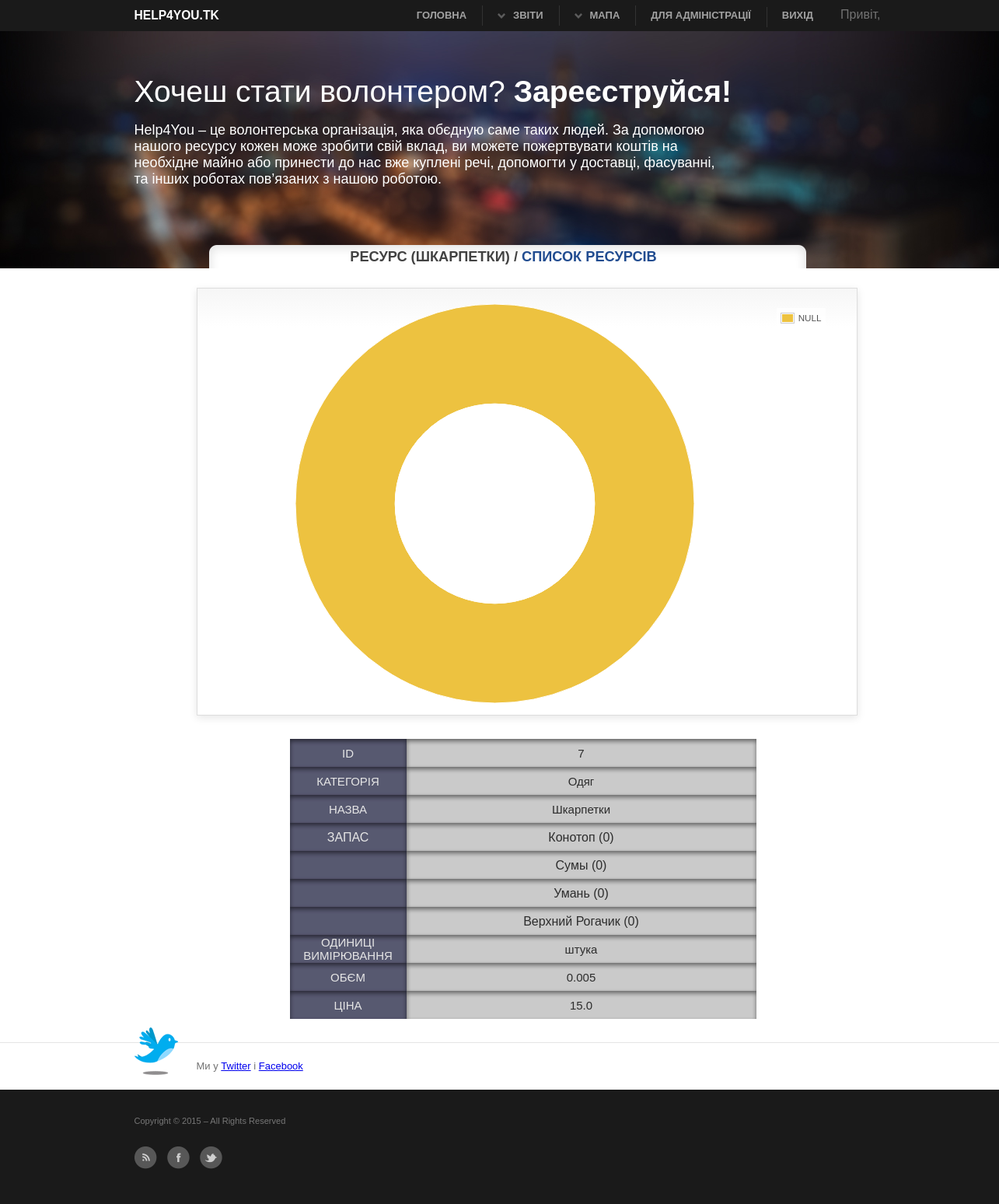
Before: /resource/grafik/7 (signed in) with the older database file.
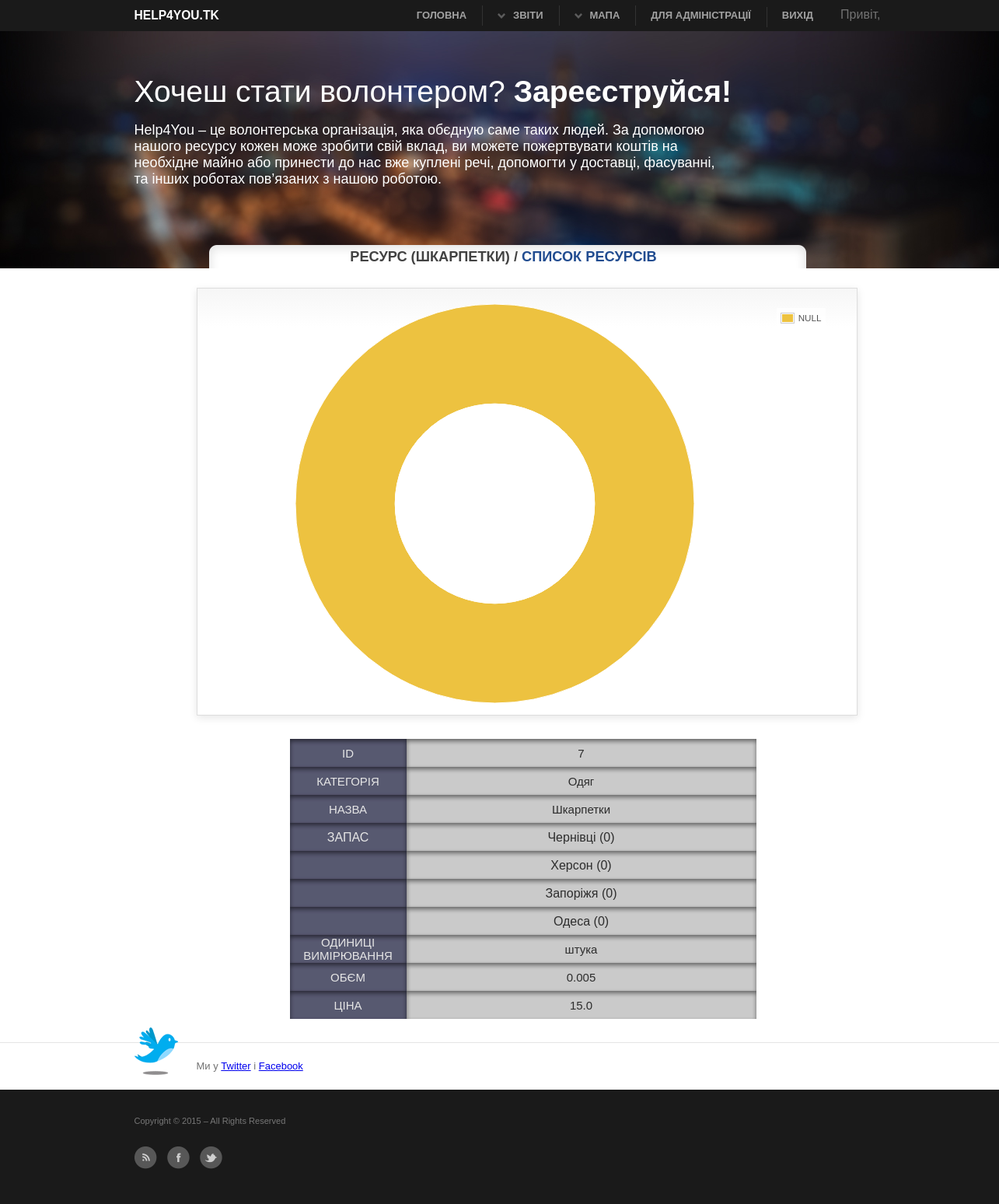
After: the same page with the newer database file.
### main/models.py (models this page shows, shortened)
class Resource(models.Model):
    category_resource = models.ForeignKey('CategoryResource',verbose_name=u'Категорія ресурса')
    name = models.CharField(max_length=30,verbose_name=u'Назва ресурсу')
    unit_of_mesure = models.CharField(max_length=30,verbose_name=u'Одиниця виміру')
    weight_one_unit = models.FloatField(verbose_name=u'Маса однієї одиниці', null=True)
    volume_of_one_unit = models.FloatField(verbose_name=u'Об"єм однієї одиниці')
    price_one_unit = models.FloatField(verbose_name=u'Ціна однієї одиниці')
    class Meta:
        verbose_name_plural = u'Ресурси'

class CategoryResource(models.Model):
    category = models.CharField(max_length=50, verbose_name=u'Категорія')
    class Meta:
        verbose_name_plural = u'Категорії ресурсів'
    def __unicode__(self):
        return self.category

class StoreHouse(models.Model):
    geography_point = models.OneToOneField('GeographyPoint', null=True, verbose_name=u'Географічна точка')
    volume = models.FloatField(verbose_name=u'Об"єм складу')
    rent = models.IntegerField(verbose_name=u'Ціна за м^2')
    free_volume = models.FloatField(blank=True, null=True, verbose_name=u'Вільний об"єм')
    class Meta:
        verbose_name_plural = u'Склади'
    def __unicode__(self):
        return u"%s" % self.geography_point.address

class GeographyPoint(models.Model):
    x = models.FloatField()
    y = models.FloatField()
    address = models.CharField(max_length=100)
    class Meta:
        verbose_name_plural = u'Географічні точки'

### main/views.py (the view)
# urls.py: url(r'^resource/grafik/(?P<pk>\d+)$',ResourceGrafikView.as_view(),name = 'grafik_resource'),
class ResourceGrafikView(ListView):
    template_name = 'grafik_resource.html'
    model = Resource
    context_object_name = 'Resource'
    @method_decorator(staff_member_required)
    def dispatch(self, request, *args, **kwargs):
        return super(ResourceGrafikView, self).dispatch(request, *args,**kwargs)
    def get_context_data(self, **kwargs):
        context = super(ResourceGrafikView, self).get_context_data(**kwargs)
        data = list()
        resource = Resource.objects.get(pk=self.kwargs.get('pk'))
        rescol = Resource.objects.all()
        store_houses = StoreHouse.objects.all()
        for store_house in store_houses:
            stocks = Stock.objects.filter(store_house = store_house, resource=resource)
            total_amount = 0
            for stock in stocks:
                total_amount += stock.amount
            data.append({
                'store_house': store_house,
                'total_amount': total_amount,
            })
        context.update({
            'data': data,
            'res': rescol,
            'select_res': resource,
        })
        return context

### main/templates/grafik_resource.html (shortened to what this page needs)
{% extends 'base.html' %}
{% block title %}
    <h3 class="title_list">Ресурс ({{ select_res.name }}) /  <a href="{% url 'list_resource' %}">Список ресурсів</a></h3>
{% endblock %}
{% block content %}
	    <div id="grafik">
		<div class="demo-container">
			<div id="placeholder" class="demo-placeholder"></div>
		</div>
	</div>
    <div id="view_tab">
    <table border="0">
    <tr>
        <td class="lef">ID</td>
        <td class="ri">{{select_res.pk}}</td>
    </tr>
    <tr>
        <td class="lef">КАТЕГОРІЯ</td>
        <td class="ri">{{ select_res.category_resource }}</td>
    </tr>
    <tr>
        <td class="lef">НАЗВА</td>
        <td class="ri">{{ select_res.name }}</td>
    </tr>
    <tr>
        <td class="lef_v"><p class="trrt">ЗАПАС</p></td>
        <td class="ri_v">
        {% for item in data %}
             <p class="kind_res">{{ item.store_house }} ({{ item.total_amount }})</p>
            {% endfor %}
        </td>
    </tr>
    <tr>
        <td class="lef">ОДИНИЦІ ВИМІРЮВАННЯ</td>
        <td class="ri">{{select_res.unit_of_mesure }}</td>
    </tr>
     <tr>
        <td class="lef">ОБЄМ</td>
        <td class="ri">{{ select_res.volume_of_one_unit }}</td>
    </tr>
    <tr>
        <td class="lef">ЦІНА</td>
        <td class="ri">{{ select_res.price_one_unit }}</td>
    </tr>
  </table>
    </div>
{% endblock %}

### main/templates/base.html (shortened to what this page needs)
{% load staticfiles %}
<!DOCTYPE html>
<html >
<head>
<link rel="stylesheet" type="text/css" href="{% static 'main.css' %}"/>
<link rel="stylesheet" type="text/css" href="{% static 'examples.css' %}" >
<link rel="stylesheet" type="text/css" href="{% static 'print.css' %}" media="print"/>
  </head>
<body>
<div  id="site">
<header class="clearFix">
  <div class="wrap"> <a id="logo" href="/">Help4You.tk</a>
    <nav>
      <div id="nav"> <strong>Navigation</strong>
        <ul>
          <li class="active"> <a href="/">ГОЛОВНА</a> </li>
          <li class="parent"> <a href="#">ЗВІТИ</a>
          </li>
        <li class="parent"> <a href="#">МАПА</a>
          </li>
          <li> <a href="/admin">ДЛЯ АДМІНІСТРАції</a> </li>
            {% if user.is_authenticated %}
                <li><p  class="infoaboutuser">Привіт, {{ user.get_full_name }}</p> <a href="{% url 'logout' %}?next=/">Вихід</a> </li>
            {% else %}
                <li><a href="{% url 'login' %}">Вхід</a> </li>
            {% endif %}
        </ul>
      </div>
    </nav>
  </div>
</header>
<div id="intro">
  <div class="inner">
    <div align="center" id="test1">Если изображения не видно, обновите страницу</div >
    <div class="wrap clearFix">
     <h1>Хочеш стати волонтером? <strong>Зареєструйся!</strong></h1>
      <p class="top_text">Help4You – це волонтерська організація, яка обєдную саме таких людей. За допомогою нашого ресурсу кожен може зробити свій вклад, ви можете пожертвувати коштів на необхідне майно або принести до нас вже куплені речі, допомогти у доставці, фасуванні, та інших роботах пов’язаних з нашою роботою.</p>
  </div>
  </div>
</div>
<div id="content">
<div class="bl_title">{% block title %}{% endblock %}</div>
  <div class="bl_content">{% block content %}{% endblock %}</div>
  <div class="bl_bottom">{% block bottom %}{% endblock %}</div>
</div>
<div id="twitter">
  <div class="wrap clearFix"> <span class="icon"></span>
    <p>Ми у <a href="https://twitter.com/help4you_ua" target="_blank">Twitter</a> і <a href="https://www.facebook.com/tyrnir.informatikov" target="_blank">Facebook</a></p>
  </div>
</div>
<footer class="clearFix">
  <div class="wrap clearFix">
    <p class="floatRight"> Copyright &copy; 2015 <a href="#"></a> &ndash; All Rights Reserved</p>
    <p class="socialIcons"> <a href="#" class="rss">RSS</a> <a href="https://www.facebook.com/tyrnir.informatikov" target="_blank" class="facebook">Facebook</a> <a href="https://twitter.com/help4you_ua" target="_blank" class="twitter">Twitter</a> </p>
  </div>
</footer>
</div>
</body>
</html>

### main/static/examples.css (style rules this page uses)
#grafik { boredr: 1px solid #000000; }
.demo-container { box-sizing: border-box; width: 850px; height: 550px; padding: 20px 35px 15px 15px; margin: 15px 0 30px 0; border: 1px solid #ddd; background: #fff; background: linear-gradient(#f6f6f6 0, #fff 50px); background: -o-linear-gradient(#f6f6f6 0, #fff 50px); background: -ms-linear-gradient(#f6f6f6 0, #fff 50px); background: -moz-linear-gradient(#f6f6f6 0, #fff 50px); background: -webkit-linear-gradient(#f6f6f6 0, #fff 50px); box-shadow: 0 3px 10px rgba(0,0,0,0.15); -o-box-shadow: 0 3px 10px rgba(0,0,0,0.1); -ms-box-shadow: 0 3px 10px rgba(0,0,0,0.1); -moz-box-shadow: 0 3px 10px rgba(0,0,0,0.1); -webkit-box-shadow: 0 3px 10px rgba(0,0,0,0.1); }
.demo-placeholder { width: 100%; height: 100%; font-size: 14px; color: #ffe702; line-height: 1.2em; }

### main/static/print.css (style rules this page uses)
* { background:none !important; }
body { color:#000; font:normal 12px Arial,sans-serif; padding-top:0; }
p { font-size:1.0em; line-height:1.8em; margin-bottom:15px; }
a, #content a { color:#000; outline:0; text-decoration:none; border:none; }
h1, h2, h3, h4, h5 { margin:0 0 10px 0; color:#000; }
h1 { font-size:3.0em; margin-bottom:5px; font-weight:normal; }
h3 { font-size:1.2em; margin-bottom:20px; }
header a#logo { display:block; width:100%; font-size:2.2em; font-weight:bold; color:#000; text-transform:uppercase; text-align:center; text-decoration:none; }
#intro { margin-bottom:0; }
.wrap { width:100%; padding:0; }
a.more, #intro .button, header #nav, .socialIcons, #twitter, form, .buttonCentered, .noPrint { display:none; }

Changed rows visible on the page:
removed StoreHouse: store_house "Конотоп", total_amount "0"
removed StoreHouse: store_house "Сумы", total_amount "0"
removed StoreHouse: store_house "Умань", total_amount "0"
removed StoreHouse: store_house "Верхний Рогачик", total_amount "0"
added StoreHouse: store_house "Чернівці", total_amount "0"
added StoreHouse: store_house "Херсон", total_amount "0"
added StoreHouse: store_house "Запоріжя", total_amount "0"
added StoreHouse: store_house "Одеса", total_amount "0"
